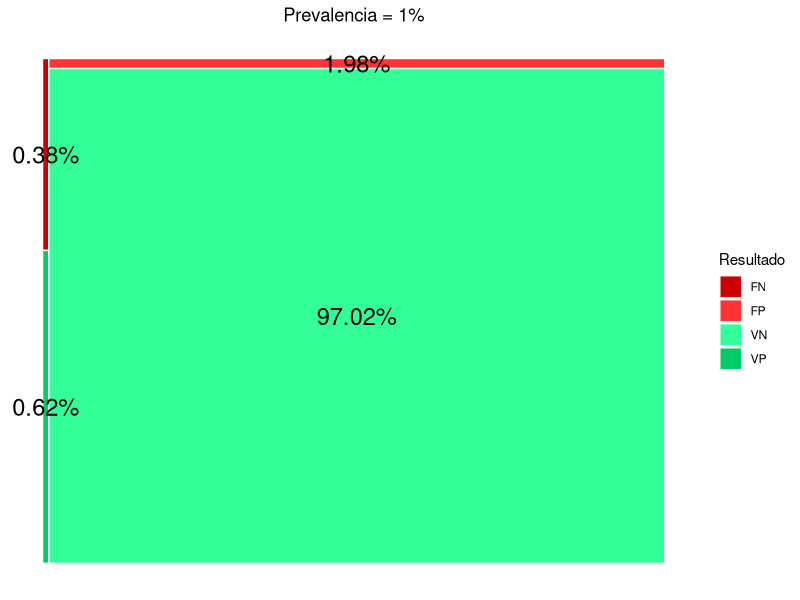
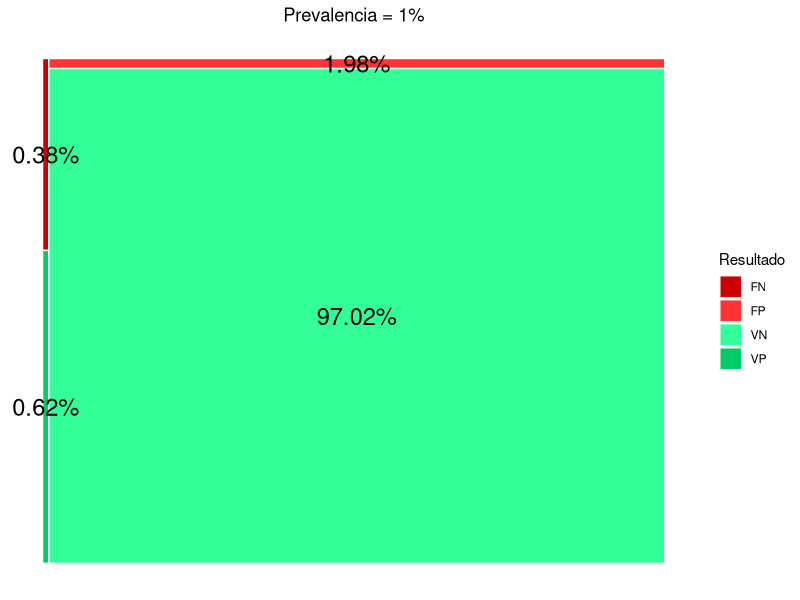

The R script that drew these images, in order:
# Alfredo Sánchez (asalber@ceu.es)
library(ggplot2)
library(svglite)

pre <- 0.01
sen <- 0.62
spe <- 0.98
tp <- pre * sen
fn <- pre * (1-sen)
fp <- (1-pre)*(1-spe)
tn <- (1-pre)*spe

n <- 1000

xmin <- c(0, 0, pre, pre)
xmax <- c(pre, pre, 1, 1)
ymin <- c(0, sen, spe, 0)
ymax <- c(sen, 1, 1, spe)
data <- data.frame(Resultado=c("VP", "FN", "FP", "VN"), Frecuencia=paste0(c(tp, fn, fp, tn) * 100, '%'), xmin, xmax, ymin, ymax)

p <- ggplot(data) + geom_rect(aes(xmin=xmin, xmax=xmax, ymin=ymin, ymax=ymax, fill=Resultado), colour="white") + 
  geom_text(aes(x=(xmax+xmin)/2, y=(ymin+ymax)/2, label = Frecuencia), size=6) +
  scale_fill_manual(values = c("#CC0000", "#FF3333", "#33FF99", "#00CC66")) +
  ggtitle(paste0("Prevalencia = ", pre*100, "%")) +
  theme(plot.title = element_text(hjust = 0.5),
        axis.title.x = element_blank(), axis.text.x = element_blank(), axis.ticks.x = element_blank(), 
        axis.title.y = element_blank(), axis.text.y = element_blank(), axis.ticks.y = element_blank(),
        panel.background = element_blank())
p
ggsave("img/resultados-test-1.svg")
